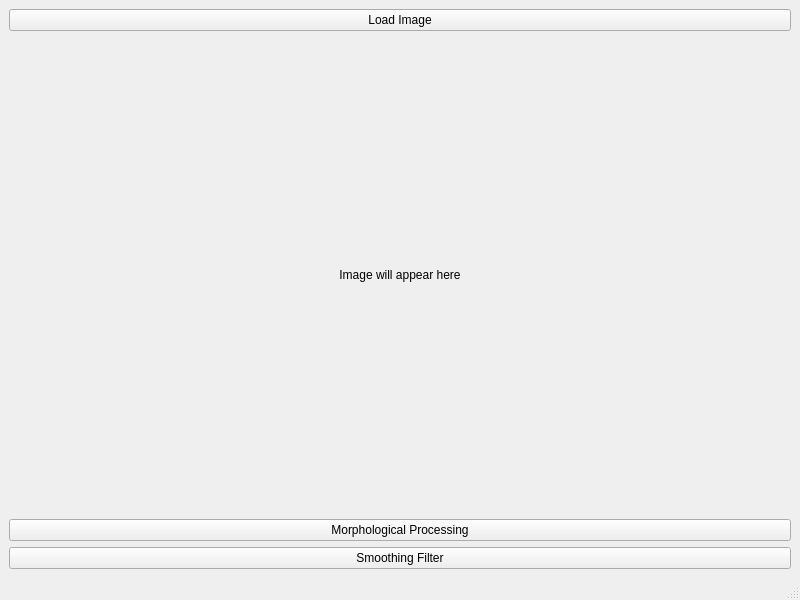
<?xml version="1.0" encoding="UTF-8"?>
<ui version="4.0">
 <class>MainWindow</class>
 <widget class="QMainWindow" name="MainWindow">
  <property name="geometry">
   <rect>
    <x>0</x>
    <y>0</y>
    <width>800</width>
    <height>600</height>
   </rect>
  </property>
  <property name="windowTitle">
   <string>Image Processing</string>
  </property>
  <widget class="QWidget" name="centralwidget">
   <layout class="QVBoxLayout" name="verticalLayout">
    <item>
     <widget class="QPushButton" name="loadImageButton">
      <property name="text">
       <string>Load Image</string>
      </property>
     </widget>
    </item>
    <item>
     <widget class="QLabel" name="imageLabel">
      <property name="text">
       <string>Image will appear here</string>
      </property>
      <property name="alignment">
       <set>Qt::AlignCenter</set>
      </property>
     </widget>
    </item>
    <item>
     <widget class="QPushButton" name="morphologyButton">
      <property name="text">
       <string>Morphological Processing</string>
      </property>
     </widget>
    </item>
    <item>
     <widget class="QPushButton" name="smoothingButton">
      <property name="text">
       <string>Smoothing Filter</string>
      </property>
     </widget>
    </item>
   </layout>
  </widget>
  <widget class="QMenuBar" name="menubar"/>
  <widget class="QStatusBar" name="statusbar"/>
 </widget>
 <resources/>
 <connections/>
</ui>
